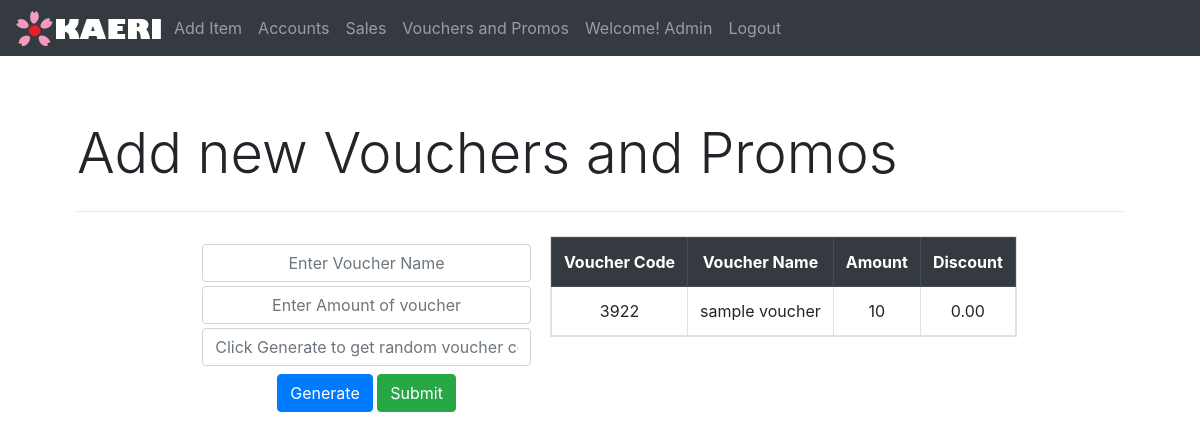
/admin/vouchers&promos.php (signed in), run on the app's committed database.
### tables this page shows
CREATE TABLE `vouchers` (
  `voucherID` int(4) NOT NULL,
  `voucherName` varchar(50) NOT NULL,
  `voucherAmount` int(5) NOT NULL,
  `voucherDiscount` float(6,2) NOT NULL
);

### admin/vouchers&promos.php (the view, shortened to what this page needs)
<?php
include('../connection.php');
?>
<!DOCTYPE html>
<html lang="en">
<head>
    <?php include('css.php');?>
</head>
<body>
    <header>
        <?php include('nav.php')?>
    </header>
    <section class="row">
        <div class="container">
            <div class="jumbotron bg-transparent">
                <h1 class="display-4">Add new Vouchers and Promos</h1>
                <hr class="my-4">
                <div class="row justify-content-center">
                    <form class="col-xl-4 m-1" action="<?php htmlspecialchars("PHP_SELF"); ?>" method="post">
                        <input type="text" id="voucher_name" class="form-control text-center my-1" name="voucher_name" placeholder="Enter Voucher Name">
                        <input type="text" id="voucher_amount" class="form-control text-center my-1" name="voucher_amount" placeholder="Enter Amount of voucher">
                        <input type="text" id="voucher_input" class="form-control text-center" name="voucher" placeholder="Click Generate to get random voucher code.">
                        <div class="container mt-2 text-center">
                            <input type="button" placeholder="generate" onclick = "g()" value="Generate" class="btn btn-primary" name="generate">
                            <button class="btn btn-success">Submit</button>
                        </div>
                    </form>
                    <div clas="table table-responsive m-1" id="table">
                        <table class="table table-bordered table-responsive text-center">
                            <tr class="thead-dark">
                                <th>
                                    Voucher Code
                                </th>
                                <th>
                                    Voucher Name
                                </th>
                                <th>
                                    Amount
                                </th>
                                <th>
                                    Discount
                                </th>
                            </tr>
                            <?php
                                $vouchersSql = "SELECT * FROM vouchers";
                                $salesQuery = mysqli_query($connection,$vouchersSql);
                                if($salesQuery->num_rows > 0 ){
                                    while($row = $salesQuery->fetch_assoc()){
                                        $salesID = $row['voucherID'];
                                        $salesAmount = $row['voucherName'];
                                        $salesDate = $row['voucherAmount'];
                                        $voucherDiscount = $row['voucherDiscount'];
                            ?>
                            <tr>
                                <td>
                                    <?php echo $salesID; ?>
                                </td>
                                <td>
                                    <?php echo $salesAmount; ?>
                                </td>
                                <td>
                                    <?php echo $salesDate; ?>
                                </td>
                                <td>
                                    <?php echo $voucherDiscount; ?>
                                </td>
                            </tr>
                            <?php
                                    }
                                }else{
                                    echo 'no vouchers yet';
                                }
                            ?>
                        </table>
                    </div>
                </div>
            </div>
        </div>
    </section>
</body>
</html>

### admin/vouchers&promos.php (style rules this page uses)
html, body { overflow-x:hidden; }

### data on the page
vouchers: voucherID "3922", voucherName "sample voucher", voucherAmount "10", voucherDiscount "0.00"
